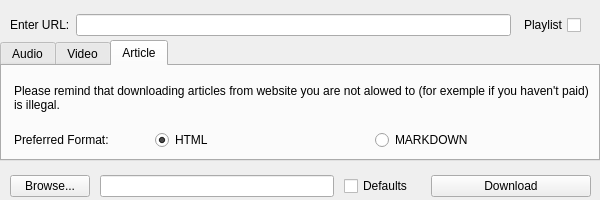
<?xml version="1.0" encoding="UTF-8"?>
<ui version="4.0">
 <class>ytdl</class>
 <widget class="QMainWindow" name="ytdl">
  <property name="enabled">
   <bool>true</bool>
  </property>
  <property name="geometry">
   <rect>
    <x>0</x>
    <y>0</y>
    <width>600</width>
    <height>200</height>
   </rect>
  </property>
  <property name="sizePolicy">
   <sizepolicy hsizetype="Fixed" vsizetype="Fixed">
    <horstretch>0</horstretch>
    <verstretch>0</verstretch>
   </sizepolicy>
  </property>
  <property name="minimumSize">
   <size>
    <width>600</width>
    <height>200</height>
   </size>
  </property>
  <property name="maximumSize">
   <size>
    <width>600</width>
    <height>200</height>
   </size>
  </property>
  <property name="windowTitle">
   <string>ytdl</string>
  </property>
  <widget class="QWidget" name="centralwidget">
   <widget class="QTabWidget" name="Tabs">
    <property name="geometry">
     <rect>
      <x>0</x>
      <y>40</y>
      <width>600</width>
      <height>121</height>
     </rect>
    </property>
    <property name="sizePolicy">
     <sizepolicy hsizetype="Fixed" vsizetype="Fixed">
      <horstretch>0</horstretch>
      <verstretch>0</verstretch>
     </sizepolicy>
    </property>
    <property name="maximumSize">
     <size>
      <width>16777215</width>
      <height>16777215</height>
     </size>
    </property>
    <property name="currentIndex">
     <number>2</number>
    </property>
    <widget class="QWidget" name="Music">
     <property name="enabled">
      <bool>true</bool>
     </property>
     <property name="toolTip">
      <string>&lt;html&gt;&lt;head/&gt;&lt;body&gt;&lt;p&gt;Music&lt;/p&gt;&lt;/body&gt;&lt;/html&gt;</string>
     </property>
     <property name="whatsThis">
      <string>&lt;html&gt;&lt;head/&gt;&lt;body&gt;&lt;p&gt;Music&lt;/p&gt;&lt;/body&gt;&lt;/html&gt;</string>
     </property>
     <attribute name="title">
      <string>Audio</string>
     </attribute>
     <layout class="QVBoxLayout" name="verticalLayout">
      <item>
       <layout class="QHBoxLayout" name="horizontalLayout">
        <property name="leftMargin">
         <number>3</number>
        </property>
        <property name="topMargin">
         <number>0</number>
        </property>
        <property name="rightMargin">
         <number>0</number>
        </property>
        <property name="bottomMargin">
         <number>2</number>
        </property>
        <item>
         <widget class="QLabel" name="labelQuality">
          <property name="maximumSize">
           <size>
            <width>105</width>
            <height>16777215</height>
           </size>
          </property>
          <property name="text">
           <string>Quality:</string>
          </property>
         </widget>
        </item>
        <item>
         <layout class="QHBoxLayout" name="radiosQuality">
          <item>
           <widget class="QRadioButton" name="radioBest">
            <property name="enabled">
             <bool>true</bool>
            </property>
            <property name="text">
             <string>Best</string>
            </property>
            <property name="checked">
             <bool>true</bool>
            </property>
            <attribute name="buttonGroup">
             <string notr="true">MQualityGroup</string>
            </attribute>
           </widget>
          </item>
          <item>
           <widget class="QRadioButton" name="radioGood">
            <property name="text">
             <string>Good</string>
            </property>
            <attribute name="buttonGroup">
             <string notr="true">MQualityGroup</string>
            </attribute>
           </widget>
          </item>
          <item>
           <widget class="QRadioButton" name="radioMedium">
            <property name="text">
             <string>Medium</string>
            </property>
            <attribute name="buttonGroup">
             <string notr="true">MQualityGroup</string>
            </attribute>
           </widget>
          </item>
          <item>
           <widget class="QRadioButton" name="radioLow">
            <property name="text">
             <string>Low</string>
            </property>
            <attribute name="buttonGroup">
             <string notr="true">MQualityGroup</string>
            </attribute>
           </widget>
          </item>
         </layout>
        </item>
       </layout>
      </item>
      <item>
       <layout class="QHBoxLayout" name="horizontalLayout_2">
        <property name="leftMargin">
         <number>3</number>
        </property>
        <property name="topMargin">
         <number>2</number>
        </property>
        <item>
         <widget class="QLabel" name="labelMFormat">
          <property name="maximumSize">
           <size>
            <width>90</width>
            <height>16777215</height>
           </size>
          </property>
          <property name="text">
           <string>Format:</string>
          </property>
         </widget>
        </item>
        <item>
         <layout class="QHBoxLayout" name="radiosMFormat">
          <item>
           <widget class="QRadioButton" name="radioAAC">
            <property name="text">
             <string>AAC</string>
            </property>
            <attribute name="buttonGroup">
             <string notr="true">MFormatGroup</string>
            </attribute>
           </widget>
          </item>
          <item>
           <widget class="QRadioButton" name="radioOGG">
            <property name="text">
             <string>OGG</string>
            </property>
            <attribute name="buttonGroup">
             <string notr="true">MFormatGroup</string>
            </attribute>
           </widget>
          </item>
          <item>
           <widget class="QRadioButton" name="radioMP3">
            <property name="text">
             <string>MP3</string>
            </property>
            <property name="checked">
             <bool>true</bool>
            </property>
            <attribute name="buttonGroup">
             <string notr="true">MFormatGroup</string>
            </attribute>
           </widget>
          </item>
          <item>
           <widget class="QRadioButton" name="radioOPUS">
            <property name="text">
             <string>OPUS</string>
            </property>
            <attribute name="buttonGroup">
             <string notr="true">MFormatGroup</string>
            </attribute>
           </widget>
          </item>
          <item>
           <widget class="QRadioButton" name="radioWAV">
            <property name="text">
             <string>WAV</string>
            </property>
            <attribute name="buttonGroup">
             <string notr="true">MFormatGroup</string>
            </attribute>
           </widget>
          </item>
         </layout>
        </item>
       </layout>
      </item>
     </layout>
    </widget>
    <widget class="QWidget" name="Video">
     <property name="enabled">
      <bool>true</bool>
     </property>
     <attribute name="title">
      <string>Video</string>
     </attribute>
     <layout class="QVBoxLayout" name="verticalLayout_2">
      <item>
       <layout class="QHBoxLayout" name="horizontalLayout_3">
        <property name="leftMargin">
         <number>3</number>
        </property>
        <property name="bottomMargin">
         <number>2</number>
        </property>
        <item>
         <widget class="QLabel" name="labelResolution">
          <property name="maximumSize">
           <size>
            <width>120</width>
            <height>16777215</height>
           </size>
          </property>
          <property name="text">
           <string>Max Resolution:</string>
          </property>
         </widget>
        </item>
        <item>
         <layout class="QHBoxLayout" name="radiosResolution">
          <item>
           <widget class="QRadioButton" name="radio4K">
            <property name="minimumSize">
             <size>
              <width>0</width>
              <height>0</height>
             </size>
            </property>
            <property name="maximumSize">
             <size>
              <width>60</width>
              <height>16777215</height>
             </size>
            </property>
            <property name="text">
             <string>4K</string>
            </property>
            <attribute name="buttonGroup">
             <string notr="true">VResGroup</string>
            </attribute>
           </widget>
          </item>
          <item>
           <widget class="QRadioButton" name="radio1440p">
            <property name="text">
             <string>1440p</string>
            </property>
            <attribute name="buttonGroup">
             <string notr="true">VResGroup</string>
            </attribute>
           </widget>
          </item>
          <item>
           <widget class="QRadioButton" name="radio1080p">
            <property name="sizePolicy">
             <sizepolicy hsizetype="Fixed" vsizetype="Fixed">
              <horstretch>0</horstretch>
              <verstretch>0</verstretch>
             </sizepolicy>
            </property>
            <property name="text">
             <string>1080p</string>
            </property>
            <property name="checked">
             <bool>false</bool>
            </property>
            <attribute name="buttonGroup">
             <string notr="true">VResGroup</string>
            </attribute>
           </widget>
          </item>
          <item>
           <widget class="QRadioButton" name="radio720p">
            <property name="text">
             <string>720p</string>
            </property>
            <attribute name="buttonGroup">
             <string notr="true">VResGroup</string>
            </attribute>
           </widget>
          </item>
          <item>
           <widget class="QRadioButton" name="radio480p">
            <property name="text">
             <string>480p</string>
            </property>
            <attribute name="buttonGroup">
             <string notr="true">VResGroup</string>
            </attribute>
           </widget>
          </item>
          <item>
           <widget class="QRadioButton" name="radio360p">
            <property name="text">
             <string>360p</string>
            </property>
            <attribute name="buttonGroup">
             <string notr="true">VResGroup</string>
            </attribute>
           </widget>
          </item>
         </layout>
        </item>
       </layout>
      </item>
      <item>
       <layout class="QHBoxLayout" name="horizontalLayout_4">
        <property name="leftMargin">
         <number>3</number>
        </property>
        <property name="topMargin">
         <number>2</number>
        </property>
        <item>
         <widget class="QLabel" name="labelVFormat">
          <property name="maximumSize">
           <size>
            <width>135</width>
            <height>16777215</height>
           </size>
          </property>
          <property name="text">
           <string>Preferred Format:</string>
          </property>
         </widget>
        </item>
        <item>
         <layout class="QHBoxLayout" name="radiosVFormat">
          <item>
           <widget class="QRadioButton" name="radio3GP">
            <property name="text">
             <string>3GP</string>
            </property>
            <attribute name="buttonGroup">
             <string notr="true">VFormatGroup</string>
            </attribute>
           </widget>
          </item>
          <item>
           <widget class="QRadioButton" name="radioFLV">
            <property name="text">
             <string>FLV</string>
            </property>
            <attribute name="buttonGroup">
             <string notr="true">VFormatGroup</string>
            </attribute>
           </widget>
          </item>
          <item>
           <widget class="QRadioButton" name="radioMP4">
            <property name="text">
             <string>MP4</string>
            </property>
            <property name="checked">
             <bool>false</bool>
            </property>
            <attribute name="buttonGroup">
             <string notr="true">VFormatGroup</string>
            </attribute>
           </widget>
          </item>
          <item>
           <widget class="QRadioButton" name="radioWEBM">
            <property name="text">
             <string>WEBM</string>
            </property>
            <attribute name="buttonGroup">
             <string notr="true">VFormatGroup</string>
            </attribute>
           </widget>
          </item>
         </layout>
        </item>
       </layout>
      </item>
     </layout>
    </widget>
    <widget class="QWidget" name="Article">
     <property name="enabled">
      <bool>true</bool>
     </property>
     <attribute name="title">
      <string>Article</string>
     </attribute>
     <layout class="QVBoxLayout" name="verticalLayout_6">
      <item>
       <layout class="QHBoxLayout" name="horizontalLayout_6">
        <property name="leftMargin">
         <number>3</number>
        </property>
        <property name="bottomMargin">
         <number>2</number>
        </property>
        <item>
         <widget class="QLabel" name="labelAgainstPiracy">
          <property name="maximumSize">
           <size>
            <width>16777215</width>
            <height>16777215</height>
           </size>
          </property>
          <property name="text">
           <string>Please remind that downloading articles from website you are not alowed to (for exemple if you haven't paid) is illegal.</string>
          </property>
          <property name="scaledContents">
           <bool>false</bool>
          </property>
          <property name="wordWrap">
           <bool>true</bool>
          </property>
         </widget>
        </item>
       </layout>
      </item>
      <item>
       <layout class="QHBoxLayout" name="horizontalLayout_5">
        <property name="leftMargin">
         <number>3</number>
        </property>
        <property name="topMargin">
         <number>2</number>
        </property>
        <item>
         <widget class="QLabel" name="labelAFormat">
          <property name="maximumSize">
           <size>
            <width>135</width>
            <height>16777215</height>
           </size>
          </property>
          <property name="text">
           <string>Preferred Format:</string>
          </property>
         </widget>
        </item>
        <item>
         <layout class="QHBoxLayout" name="radiosAFormat">
          <item>
           <widget class="QRadioButton" name="radioHTML">
            <property name="text">
             <string>HTML</string>
            </property>
            <property name="checked">
             <bool>true</bool>
            </property>
            <attribute name="buttonGroup">
             <string notr="true">AFormatGroup</string>
            </attribute>
           </widget>
          </item>
          <item>
           <widget class="QRadioButton" name="radioMARKDOWN">
            <property name="text">
             <string>MARKDOWN</string>
            </property>
            <attribute name="buttonGroup">
             <string notr="true">AFormatGroup</string>
            </attribute>
           </widget>
          </item>
         </layout>
        </item>
       </layout>
      </item>
     </layout>
    </widget>
   </widget>
   <widget class="QWidget" name="layoutWidget">
    <property name="geometry">
     <rect>
      <x>10</x>
      <y>10</y>
      <width>571</width>
      <height>30</height>
     </rect>
    </property>
    <layout class="QGridLayout" name="urlLayout">
     <item row="0" column="0">
      <widget class="QLabel" name="labelURL">
       <property name="text">
        <string>Enter URL:</string>
       </property>
      </widget>
     </item>
     <item row="0" column="1">
      <widget class="QLineEdit" name="lineURL"/>
     </item>
     <item row="0" column="2">
      <widget class="QCheckBox" name="playlistCheck">
       <property name="layoutDirection">
        <enum>Qt::LayoutDirection::RightToLeft</enum>
       </property>
       <property name="text">
        <string>Playlist</string>
       </property>
      </widget>
     </item>
    </layout>
   </widget>
   <widget class="QWidget" name="layoutWidget1">
    <property name="geometry">
     <rect>
      <x>10</x>
      <y>170</y>
      <width>581</width>
      <height>32</height>
     </rect>
    </property>
    <layout class="QHBoxLayout" name="downloadLayout">
     <property name="spacing">
      <number>10</number>
     </property>
     <property name="leftMargin">
      <number>0</number>
     </property>
     <item>
      <widget class="QPushButton" name="buttonBrowse">
       <property name="text">
        <string>Browse...</string>
       </property>
      </widget>
     </item>
     <item>
      <widget class="QLineEdit" name="lineBrowse">
       <property name="maximumSize">
        <size>
         <width>240</width>
         <height>16777215</height>
        </size>
       </property>
      </widget>
     </item>
     <item>
      <widget class="QCheckBox" name="defaultsCheck">
       <property name="minimumSize">
        <size>
         <width>77</width>
         <height>0</height>
        </size>
       </property>
       <property name="layoutDirection">
        <enum>Qt::LayoutDirection::LeftToRight</enum>
       </property>
       <property name="text">
        <string>Defaults</string>
       </property>
      </widget>
     </item>
     <item>
      <widget class="QPushButton" name="buttonDownload">
       <property name="minimumSize">
        <size>
         <width>160</width>
         <height>0</height>
        </size>
       </property>
       <property name="text">
        <string>Download</string>
       </property>
       <property name="autoDefault">
        <bool>false</bool>
       </property>
       <property name="default">
        <bool>false</bool>
       </property>
      </widget>
     </item>
    </layout>
   </widget>
  </widget>
 </widget>
 <resources/>
 <connections/>
 <buttongroups>
  <buttongroup name="MFormatGroup"/>
  <buttongroup name="VFormatGroup"/>
  <buttongroup name="VResGroup"/>
  <buttongroup name="MQualityGroup"/>
  <buttongroup name="AFormatGroup"/>
 </buttongroups>
</ui>
